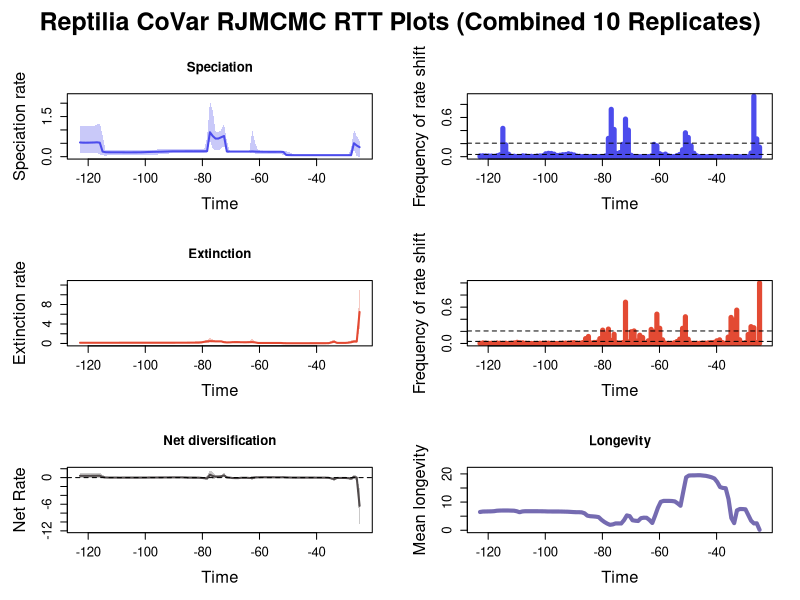

R code for this plot:


pdf(file='C:/Users/SimoesLabAdmin/Documents/BDNN_Arielli/reptilia/mcmc_predictors/B_covar/B_covar_rep_RTT_plots.pdf',width=10, height=15)
par(mfrow=c(3,2), 
    oma=c(0,0,3,0),     # Increased top outer margin from 2 to 3
    mar=c(5,5,4,2)+0.1, # Increase plot margins for larger axis labels
    cex.lab=1.5,        # Increase axis label size
    cex.axis=1.2)       # Increase axis tick label size
library(scales)

time=c(-24.947788394999996, -25.936745185,-26.925701974999996,-27.914658765,-28.903615554999995,-29.892572344999998,-30.881529135,-31.870485924999997,-32.859442715,-33.848399504999996,-34.837356295,-35.826313084999995,-36.815269875,-37.804226665,-38.793183455,-39.782140244999994,-40.771097035,-41.760053825,-42.749010614999996,-43.73796740499999,-44.726924194999995,-45.715880985,-46.704837775,-47.693794565,-48.68275135499999,-49.671708145,-50.660664935,-51.649621725,-52.638578515,-53.627535304999995,-54.616492095,-55.605448885,-56.594405675000004,-57.58336246499999,-58.572319255,-59.561276045,-60.550232835,-61.53918962499999,-62.528146414999995,-63.517103205,-64.506059995,-65.495016785,-66.483973575,-67.472930365,-68.461887155,-69.450843945,-70.43980073499999,-71.428757525,-72.417714315,-73.406671105,-74.395627895,-75.384584685,-76.373541475,-77.362498265,-78.351455055,-79.340411845,-80.329368635,-81.318325425,-82.307282215,-83.296239005,-84.28519579499999,-85.274152585,-86.263109375,-87.252066165,-88.241022955,-89.22997974500001,-90.218936535,-91.207893325,-92.196850115,-93.185806905,-94.174763695,-95.163720485,-96.152677275,-97.141634065,-98.13059085500001,-99.119547645,-100.108504435,-101.097461225,-102.086418015,-103.075374805,-104.064331595,-105.053288385,-106.042245175,-107.03120196500001,-108.020158755,-109.009115545,-109.998072335,-110.987029125,-111.97598591500001,-112.964942705,-113.953899495,-114.942856285,-115.93181307500001,-116.920769865,-117.909726655,-118.898683445,-119.887640235,-120.87659702500001,-121.865553815,-122.854510605)
rate=c(0.35438345478310795, 0.41646084280528944,0.5017864811990584,0.05641253087327537,0.05605283610542913,0.05605283610542913,0.05605283610542913,0.05605283610542913,0.05605283610542913,0.056044333561535827,0.056044333561535827,0.056044333561535827,0.056044333561535827,0.056044333561535827,0.056044333561535827,0.056044333561535827,0.056044333561535827,0.056044333561535827,0.056044333561535827,0.05605283610542913,0.05605283610542913,0.05605283610542913,0.05605283610542913,0.05605667249493536,0.05644813443762313,0.058419287221291964,0.06380623066209126,0.17570138756303194,0.1831116129836988,0.1824770782802587,0.18175449415258382,0.18175449415258382,0.18179367728273627,0.1824770782802587,0.18359630233438295,0.1849049655566166,0.1865228323474596,0.18944103561293513,0.19595026055189999,0.19032331013483506,0.19032331013483506,0.19030685606122616,0.19030685606122616,0.1903499839090751,0.1903499839090751,0.1903499839090751,0.1903499839090751,0.1942496279367476,0.7722452789023566,0.7261632842531578,0.6782453792021617,0.6757862702819096,0.770931497154913,0.9130573868282834,0.20684276684285827,0.20157878778131766,0.20150566830320538,0.20150566830320538,0.20150566830320538,0.20127740043245226,0.2019981608635643,0.20157878778131766,0.20127740043245226,0.20127740043245226,0.20127740043245226,0.20097300578159277,0.20046195282792667,0.1973568227057378,0.19337257859529855,0.19031694739616956,0.18678897780712111,0.18465482509989395,0.18259703557925777,0.18057791681756574,0.17701957005800872,0.17366268162676896,0.16856788693340907,0.16455178727779063,0.16288459889379237,0.1618914755830877,0.1616040173376465,0.16127486338301236,0.16127486338301236,0.16127486338301236,0.16212026941480562,0.16311329079637066,0.1632625580740602,0.1632625580740602,0.16387454911435653,0.16410191749245634,0.16728395547682878,0.18902946407887244,0.523039157027096,0.5364181630186392,0.5299816635383843,0.5273003327061271,0.5235608251672149,0.523039157027096,0.5235608251672149,0.5311731909524942)
minHPD=c(0.0032858974427394513, 0.009084228422189998,0.265409714829988,0.03892121422523829,0.04589718750541407,0.04589718750541407,0.04589718750541407,0.04589718750541407,0.04589718750541407,0.045198480005785094,0.045198480005785094,0.04529018692695921,0.04529018692695921,0.04529018692695921,0.04529018692695921,0.04529018692695921,0.04529018692695921,0.04529018692695921,0.04529018692695921,0.04529018692695921,0.04529018692695921,0.04529018692695921,0.04529018692695921,0.045198480005785094,0.039503529176050704,0.04437646727974333,0.04600610822727924,0.05116553081541222,0.10198305280822773,0.11259714383431975,0.11259714383431975,0.11259714383431975,0.11259714383431975,0.11378815150420668,0.11825108407544117,0.11409657284860182,0.11091101492123406,0.11480994850882595,0.14759956817331124,0.16049679892498084,0.16049679892498084,0.16012874452603976,0.16012874452603976,0.16049679892498084,0.16049679892498084,0.16049679892498084,0.16012874452603976,0.14759956817331124,0.41298943752302425,0.30084971624841694,0.24145159194602991,0.24145159194602991,0.2853842457539174,0.6244337691626327,0.12928626763695963,0.13893737195449982,0.13893737195449982,0.13893737195449982,0.13893737195449982,0.13893737195449982,0.13893737195449982,0.13893737195449982,0.13893737195449982,0.1384295658722028,0.1384295658722028,0.1372252185066352,0.1384295658722028,0.12928626763695963,0.10708867356022202,0.08801712229495276,0.08539999717323196,0.08801712229495276,0.07010527590731044,0.060126562802032976,0.060126562802032976,0.060126562802032976,0.060126562802032976,0.060126562802032976,0.060126562802032976,0.05236067011173581,0.05236067011173581,0.05236067011173581,0.0592781570917436,0.0592781570917436,0.0592781570917436,0.06147584540869917,0.061004302540835866,0.061004302540835866,0.0592781570917436,0.0592781570917436,0.03191236214235307,0.0513856200058673,0.0770207544868937,0.1280920757395401,0.14763121585510755,0.1440773539717156,0.1440773539717156,0.1440773539717156,0.1440773539717156,0.1440773539717156)
maxHPD=c(0.5733807907124188, 0.7697904172869261,1.011420411486347,0.2829228799398294,0.06964349873465218,0.06964349873465218,0.06964349873465218,0.06964349873465218,0.06964349873465218,0.06890304047385064,0.06890304047385064,0.06890304047385064,0.06890304047385064,0.06890304047385064,0.06890304047385064,0.06890304047385064,0.06890304047385064,0.06890304047385064,0.06890304047385064,0.06890304047385064,0.06890304047385064,0.06890304047385064,0.06890304047385064,0.06964349873465218,0.11411576187492437,0.18436104879166357,0.1953376196092192,0.21626819299466338,0.22757396182787049,0.2232803771548409,0.2232803771548409,0.2232803771548409,0.2232803771548409,0.2232803771548409,0.22716008539547805,0.2257238742768763,0.2403623606306336,0.5257934133268014,0.9875691536687982,0.22837948979968126,0.22837948979968126,0.22757396182787049,0.22757396182787049,0.22837948979968126,0.22837948979968126,0.22837948979968126,0.23091642937953624,0.5761390712661218,1.2225326522731577,0.9997786612298885,0.9153441797150165,0.9262795904869856,1.7292489628545449,2.058150346441137,0.7095128964446421,0.286682840039864,0.286682840039864,0.286682840039864,0.286682840039864,0.286682840039864,0.28702509439541896,0.28702509439541896,0.28702509439541896,0.28702509439541896,0.28702509439541896,0.28702509439541896,0.2912417924367152,0.29861348178429437,0.28659450647193185,0.27574475730293607,0.2769521484541187,0.2769521484541187,0.26222159488482594,0.24859937875850913,0.24438843528051513,0.24319445884655935,0.23880473465431915,0.23832405847838184,0.23880473465431915,0.23093554489504578,0.23093554489504578,0.23093554489504578,0.23588970647027532,0.23588970647027532,0.23093554489504578,0.23093554489504578,0.23081406373994232,0.2317548093577608,0.23242689905845912,0.2348996689610432,0.2613717666738255,0.8051295129802226,1.2440893017574923,1.2021998100103886,1.1586912110127046,1.1426423450058305,1.14074552614495,1.1284598212176582,1.14074552614495,1.1426423450058305)
remove_na = !is.na(rate)
time = time[remove_na]
plot(time,time,type = 'n', ylim = c(0, 2.263965381085251), xlim = c(-123.348989,-24.45331), ylab = 'Speciation rate', xlab = 'Time',main='Speciation' )
polygon(c(time, rev(time)), c(maxHPD[remove_na], rev(minHPD[remove_na])), col = alpha('#4c4cec',0.3), border = NA)
lines(time,rate[remove_na], col = '#4c4cec', lwd=2)
mtext("Reptilia CoVar RJMCMC RTT Plots (Combined 10 Replicates)", outer = TRUE, line = 0.5, cex = 1.5, font = 2)
mids=c(-24.952783126262624, -25.951729378787874,-26.950675631313132,-27.949621883838383,-28.948568136363633,-29.947514388888884,-30.94646064141414,-31.945406893939392,-32.94435314646464,-33.94329939898989,-34.94224565151515,-35.9411919040404,-36.94013815656565,-37.9390844090909,-38.93803066161615,-39.93697691414141,-40.93592316666666,-41.93486941919191,-42.93381567171717,-43.93276192424242,-44.93170817676767,-45.93065442929293,-46.92960068181817,-47.92854693434343,-48.92749318686868,-49.92643943939393,-50.92538569191919,-51.92433194444444,-52.92327819696969,-53.92222444949495,-54.92117070202019,-55.92011695454545,-56.91906320707071,-57.91800945959595,-58.91695571212121,-59.915901964646466,-60.91484821717171,-61.91379446969697,-62.91274072222221,-63.91168697474747,-64.91063322727273,-65.90957947979797,-66.90852573232323,-67.90747198484848,-68.90641823737373,-69.90536448989899,-70.90431074242423,-71.90325699494949,-72.90220324747474,-73.90114949999999,-74.90009575252525,-75.8990420050505,-76.89798825757575,-77.896934510101,-78.89588076262626,-79.8948270151515,-80.89377326767676,-81.89271952020201,-82.89166577272726,-83.89061202525252,-84.88955827777777,-85.88850453030302,-86.88745078282828,-87.88639703535353,-88.88534328787878,-89.88428954040404,-90.88323579292928,-91.88218204545454,-92.8811282979798,-93.88007455050504,-94.8790208030303,-95.87796705555556,-96.8769133080808,-97.87585956060606,-98.8748058131313,-99.87375206565656,-100.87269831818182,-101.87164457070706,-102.87059082323232,-103.86953707575758,-104.86848332828282,-105.86742958080808,-106.86637583333334,-107.86532208585858,-108.86426833838384,-109.86321459090908,-110.86216084343434,-111.8611070959596,-112.86005334848484,-113.8589996010101,-114.85794585353536,-115.8568921060606,-116.85583835858586,-117.8547846111111,-118.85373086363636,-119.85267711616162,-120.85162336868686,-121.85056962121212,-122.84951587373737)
counts=c(0.14555555555555555, 0.2722222222222222,0.9266666666666666,0.05555555555555555,0.0,0.0,0.0,0.0,0.0011111111111111111,0.0,0.0011111111111111111,0.0,0.0,0.0011111111111111111,0.0,0.0,0.0,0.0,0.0011111111111111111,0.0,0.0,0.0011111111111111111,0.013333333333333334,0.052222222222222225,0.16444444444444445,0.29444444444444445,0.3655555555555556,0.10555555555555556,0.034444444444444444,0.014444444444444444,0.0011111111111111111,0.0033333333333333335,0.012222222222222223,0.03888888888888889,0.02666666666666667,0.04555555555555556,0.16555555555555557,0.18777777777777777,0.011111111111111112,0.0011111111111111111,0.0011111111111111111,0.0011111111111111111,0.0,0.0,0.0022222222222222222,0.021111111111111112,0.4066666666666667,0.5755555555555556,0.18888888888888888,0.06222222222222222,0.04888888888888889,0.4166666666666667,0.7244444444444444,0.28,0.012222222222222223,0.0,0.0022222222222222222,0.0011111111111111111,0.0022222222222222222,0.0022222222222222222,0.0022222222222222222,0.0044444444444444444,0.0011111111111111111,0.0044444444444444444,0.006666666666666667,0.025555555555555557,0.03666666666666667,0.044444444444444446,0.03222222222222222,0.03,0.022222222222222223,0.017777777777777778,0.03777777777777778,0.04888888888888889,0.051111111111111114,0.043333333333333335,0.013333333333333334,0.011111111111111112,0.008888888888888889,0.0022222222222222222,0.005555555555555556,0.0022222222222222222,0.01,0.012222222222222223,0.0011111111111111111,0.0022222222222222222,0.006666666666666667,0.0044444444444444444,0.03777777777777778,0.1811111111111111,0.43333333333333335,0.028888888888888888,0.014444444444444444,0.0044444444444444444,0.008888888888888889,0.01,0.011111111111111112,0.013333333333333334,0.012222222222222223)
plot(mids,counts,type = 'h', xlim = c(-123.348989,-24.45331), ylim=c(0,0.9266666666666666), ylab = 'Frequency of rate shift', xlab = 'Time',lwd=5,col='#4c4cec')
bf2 = 0.03403432998103777
bf6 = 0.20656465802041962
abline(h=bf2, lty=2)
abline(h=bf6, lty=2)

time=c(-24.947788394999996, -25.936745185,-26.925701974999996,-27.914658765,-28.903615554999995,-29.892572344999998,-30.881529135,-31.870485924999997,-32.859442715,-33.848399504999996,-34.837356295,-35.826313084999995,-36.815269875,-37.804226665,-38.793183455,-39.782140244999994,-40.771097035,-41.760053825,-42.749010614999996,-43.73796740499999,-44.726924194999995,-45.715880985,-46.704837775,-47.693794565,-48.68275135499999,-49.671708145,-50.660664935,-51.649621725,-52.638578515,-53.627535304999995,-54.616492095,-55.605448885,-56.594405675000004,-57.58336246499999,-58.572319255,-59.561276045,-60.550232835,-61.53918962499999,-62.528146414999995,-63.517103205,-64.506059995,-65.495016785,-66.483973575,-67.472930365,-68.461887155,-69.450843945,-70.43980073499999,-71.428757525,-72.417714315,-73.406671105,-74.395627895,-75.384584685,-76.373541475,-77.362498265,-78.351455055,-79.340411845,-80.329368635,-81.318325425,-82.307282215,-83.296239005,-84.28519579499999,-85.274152585,-86.263109375,-87.252066165,-88.241022955,-89.22997974500001,-90.218936535,-91.207893325,-92.196850115,-93.185806905,-94.174763695,-95.163720485,-96.152677275,-97.141634065,-98.13059085500001,-99.119547645,-100.108504435,-101.097461225,-102.086418015,-103.075374805,-104.064331595,-105.053288385,-106.042245175,-107.03120196500001,-108.020158755,-109.009115545,-109.998072335,-110.987029125,-111.97598591500001,-112.964942705,-113.953899495,-114.942856285,-115.93181307500001,-116.920769865,-117.909726655,-118.898683445,-119.887640235,-120.87659702500001,-121.865553815,-122.854510605)
rate=c(6.462548680783932, 0.4101798861211283,0.41251479678454606,0.24387035935835968,0.15898377269178024,0.11789319614222267,0.11645423012005901,0.11634521645563284,0.12066157478907619,0.37169935124029435,0.20738240109528444,0.059074850055962434,0.05534043308434247,0.05526283146479409,0.0549990023592129,0.05309320498827272,0.0520492022917632,0.05160607824851712,0.05111636333084829,0.050800352311925034,0.050716705042145885,0.0505454537909658,0.050486788275316455,0.0505454537909658,0.0505454537909658,0.0506188315598045,0.05111636333084829,0.06362735857201379,0.10533408695092514,0.10206780623424136,0.09949283568588141,0.0989616124847266,0.09878202271729422,0.09878202271729422,0.09878202271729422,0.09934219499150496,0.10676587082720446,0.22112499366185914,0.2790060671462553,0.26175635972156663,0.24685879499320817,0.24636185119676235,0.25086452968214634,0.273663959511811,0.2724207715888971,0.2677049798102974,0.22505893891623896,0.21217842227694214,0.26374652942869836,0.434021409846746,0.43008456932590844,0.43008456932590844,0.4604041225675065,0.46946555752638935,0.4285563442645869,0.34266435908317716,0.214474975343882,0.1715829872276327,0.1681030069815882,0.16607345044349853,0.1648078777121199,0.16186486547968448,0.15356877326436028,0.15143871398647213,0.15116769653872913,0.15116769653872913,0.15067253747826573,0.14992961270143706,0.1493224172551479,0.1491703576945585,0.1489030734704189,0.1487456911042792,0.14858435532138387,0.14852024275221698,0.1482516949657886,0.1482066847677378,0.14779206183600924,0.14754093644678024,0.14734571711022837,0.1472661970618319,0.1472661970618319,0.1472661970618319,0.1472661970618319,0.1472661970618319,0.1472661970618319,0.14754093644678024,0.14671178250707867,0.1458272700657614,0.14553137903705754,0.1453347189861966,0.1453347189861966,0.14548636140399676,0.14550909876353058,0.14552010750651373,0.1457466892769647,0.14579913741513081,0.1457466892769647,0.1458272700657614,0.14594128882606244,0.1459901661755013)
minHPD=c(3.0973032691855327, 0.1554875843514911,0.1551306830185008,0.05524278058226806,0.04110691204647333,0.03311411997587634,0.03299851506674207,0.03299851506674207,0.01985052594481233,0.09214703219177528,0.03713617561297095,0.03673821342361367,0.03673821342361367,0.034898382642732005,0.0318817449887872,0.029525488930077677,0.029345590515708193,0.030993557231463444,0.0318817449887872,0.032230967264175424,0.03238827248272614,0.0318817449887872,0.0318817449887872,0.03156986447307411,0.03156986447307411,0.03038870568904082,0.02729551441270259,0.029525488930077677,0.050820547684070634,0.05016841363781188,0.052349173549168945,0.05545944746733566,0.05545944746733566,0.05545944746733566,0.05545944746733566,0.05272261297841326,0.05545944746733566,0.05545944746733566,0.12115133775256409,0.06827702797479968,0.074389040413002,0.07190388142577366,0.06347154770411705,0.17625112143823554,0.17994377407471204,0.11472228648383215,0.06498944972920309,0.05928409430188948,0.0526935653238597,0.2304839361781407,0.23637860700441948,0.23637860700441948,0.2304839361781407,0.22673695933543467,0.12150064796265543,0.12741422393404497,0.12150064796265543,0.11474173465309025,0.11543163913254058,0.1100798856266341,0.11358762079697765,0.10745746949828543,0.09668238070620981,0.09668238070620981,0.09668238070620981,0.09668238070620981,0.0966019598875009,0.0966019598875009,0.09153195907391487,0.09400308348837863,0.09400308348837863,0.0966019598875009,0.0966019598875009,0.0966019598875009,0.0966019598875009,0.0966019598875009,0.0966019598875009,0.09723251674067748,0.0966019598875009,0.0966019598875009,0.0966019598875009,0.0966019598875009,0.0966019598875009,0.0966019598875009,0.0966019598875009,0.09097563741533762,0.0925189317297032,0.08780393603156823,0.08742488141511612,0.08464176305447599,0.08464176305447599,0.08464176305447599,0.08432004949939387,0.08432004949939387,0.07371686816366858,0.0721007486548869,0.062184489044197135,0.062184489044197135,0.062184489044197135,0.05108814839796828)
maxHPD=c(11.299991798618674, 0.7060965994018205,0.7094164748122501,0.5955136726327254,0.4504738672848236,0.25984692862320885,0.2592155296065752,0.2592155296065752,0.26771305136929835,0.770233239112583,0.5139786494969315,0.2237080251146768,0.16047483354066602,0.157075117113799,0.1400269912080844,0.10908332187176516,0.07730874347648586,0.07583602673547182,0.07524717919012577,0.07495371587105695,0.07495371587105695,0.07495371587105695,0.07495371587105695,0.07524717919012577,0.07552176343235996,0.07495371587105695,0.08025655769366624,0.12662351112282394,0.24192627805368444,0.1717406026520028,0.14019038619713048,0.13902047056489392,0.13819298807416158,0.13819298807416158,0.13839229112285117,0.1472867254071199,0.2751866357583287,0.3068119932097128,0.963591282937176,0.5911489008329478,0.32030046728793315,0.31564835055839746,0.32030046728793315,0.5112507812918612,0.5096515401118075,0.4540281327810999,0.3022759519398053,0.30086153461094317,0.5311885078033377,0.5770904856218274,0.5770904856218274,0.5770904856218274,0.9008153760591663,1.1224995977188092,0.732806091444552,0.5596366309656102,0.5255184541695104,0.42107672338571345,0.40724422070535204,0.39605143296312867,0.39605143296312867,0.38555833676743173,0.27742536966749703,0.24342920374579513,0.23648307516659148,0.23557225058963321,0.23114877496962702,0.22143281581026075,0.20797688823651042,0.2069837282027177,0.20141615880152633,0.20118621568911807,0.20118621568911807,0.20118621568911807,0.20118621568911807,0.20141615880152633,0.20060252473763251,0.20060252473763251,0.20060252473763251,0.20036702514277435,0.20036702514277435,0.20036702514277435,0.20036702514277435,0.20036702514277435,0.20141615880152633,0.20141615880152633,0.20141615880152633,0.20060252473763251,0.20060252473763251,0.20060252473763251,0.20060252473763251,0.20060252473763251,0.20141615880152633,0.20725536690827986,0.20725536690827986,0.2069837282027177,0.20060252473763251,0.20118621568911807,0.20060252473763251,0.20141615880152633)
remove_na = !is.na(rate)
time = time[remove_na]
plot(time,time,type = 'n', ylim = c(0, 12.429990978480543), xlim = c(-123.348989,-24.45331), ylab = 'Extinction rate', xlab = 'Time',main='Extinction' )
polygon(c(time, rev(time)), c(maxHPD[remove_na], rev(minHPD[remove_na])), col = alpha('#e34a33',0.3), border = NA)
lines(time,rate[remove_na], col = '#e34a33', lwd=2)
mids=c(-24.952783126262624, -25.951729378787874,-26.950675631313132,-27.949621883838383,-28.948568136363633,-29.947514388888884,-30.94646064141414,-31.945406893939392,-32.94435314646464,-33.94329939898989,-34.94224565151515,-35.9411919040404,-36.94013815656565,-37.9390844090909,-38.93803066161615,-39.93697691414141,-40.93592316666666,-41.93486941919191,-42.93381567171717,-43.93276192424242,-44.93170817676767,-45.93065442929293,-46.92960068181817,-47.92854693434343,-48.92749318686868,-49.92643943939393,-50.92538569191919,-51.92433194444444,-52.92327819696969,-53.92222444949495,-54.92117070202019,-55.92011695454545,-56.91906320707071,-57.91800945959595,-58.91695571212121,-59.915901964646466,-60.91484821717171,-61.91379446969697,-62.91274072222221,-63.91168697474747,-64.91063322727273,-65.90957947979797,-66.90852573232323,-67.90747198484848,-68.90641823737373,-69.90536448989899,-70.90431074242423,-71.90325699494949,-72.90220324747474,-73.90114949999999,-74.90009575252525,-75.8990420050505,-76.89798825757575,-77.896934510101,-78.89588076262626,-79.8948270151515,-80.89377326767676,-81.89271952020201,-82.89166577272726,-83.89061202525252,-84.88955827777777,-85.88850453030302,-86.88745078282828,-87.88639703535353,-88.88534328787878,-89.88428954040404,-90.88323579292928,-91.88218204545454,-92.8811282979798,-93.88007455050504,-94.8790208030303,-95.87796705555556,-96.8769133080808,-97.87585956060606,-98.8748058131313,-99.87375206565656,-100.87269831818182,-101.87164457070706,-102.87059082323232,-103.86953707575758,-104.86848332828282,-105.86742958080808,-106.86637583333334,-107.86532208585858,-108.86426833838384,-109.86321459090908,-110.86216084343434,-111.8611070959596,-112.86005334848484,-113.8589996010101,-114.85794585353536,-115.8568921060606,-116.85583835858586,-117.8547846111111,-118.85373086363636,-119.85267711616162,-120.85162336868686,-121.85056962121212,-122.84951587373737)
counts=c(1.0, 0.014444444444444444,0.26,0.2777777777777778,0.14888888888888888,0.013333333333333334,0.0044444444444444444,0.06111111111111111,0.5511111111111111,0.3877777777777778,0.43,0.10555555555555556,0.0022222222222222222,0.014444444444444444,0.06,0.043333333333333335,0.016666666666666666,0.013333333333333334,0.01,0.005555555555555556,0.006666666666666667,0.0022222222222222222,0.0033333333333333335,0.0011111111111111111,0.0044444444444444444,0.06888888888888889,0.4411111111111111,0.25,0.07111111111111111,0.03111111111111111,0.01,0.0022222222222222222,0.0022222222222222222,0.005555555555555556,0.06,0.2511111111111111,0.48444444444444446,0.19555555555555557,0.23222222222222222,0.044444444444444446,0.0077777777777777776,0.09888888888888889,0.13555555555555557,0.04111111111111111,0.20666666666666667,0.19333333333333333,0.025555555555555557,0.6822222222222222,0.014444444444444444,0.006666666666666667,0.013333333333333334,0.15222222222222223,0.05,0.23777777777777778,0.15555555555555556,0.22,0.08,0.021111111111111112,0.016666666666666666,0.0077777777777777776,0.11555555555555555,0.08,0.014444444444444444,0.005555555555555556,0.005555555555555556,0.013333333333333334,0.012222222222222223,0.005555555555555556,0.006666666666666667,0.005555555555555556,0.0022222222222222222,0.0,0.0022222222222222222,0.0022222222222222222,0.005555555555555556,0.006666666666666667,0.0044444444444444444,0.0033333333333333335,0.0011111111111111111,0.0011111111111111111,0.0,0.0,0.0033333333333333335,0.01,0.011111111111111112,0.01888888888888889,0.008888888888888889,0.0044444444444444444,0.0011111111111111111,0.0044444444444444444,0.0022222222222222222,0.0044444444444444444,0.0077777777777777776,0.0022222222222222222,0.0033333333333333335,0.0022222222222222222,0.005555555555555556,0.008888888888888889,0.0022222222222222222)
plot(mids,counts,type = 'h', xlim = c(-123.348989,-24.45331), ylim=c(0,1.0), ylab = 'Frequency of rate shift', xlab = 'Time',lwd=5,col='#e34a33')
abline(h=bf2, lty=2)
abline(h=bf6, lty=2)
#Net Diversification Rate
time=c(-24.947788394999996, -25.936745185,-26.925701974999996,-27.914658765,-28.903615554999995,-29.892572344999998,-30.881529135,-31.870485924999997,-32.859442715,-33.848399504999996,-34.837356295,-35.826313084999995,-36.815269875,-37.804226665,-38.793183455,-39.782140244999994,-40.771097035,-41.760053825,-42.749010614999996,-43.73796740499999,-44.726924194999995,-45.715880985,-46.704837775,-47.693794565,-48.68275135499999,-49.671708145,-50.660664935,-51.649621725,-52.638578515,-53.627535304999995,-54.616492095,-55.605448885,-56.594405675000004,-57.58336246499999,-58.572319255,-59.561276045,-60.550232835,-61.53918962499999,-62.528146414999995,-63.517103205,-64.506059995,-65.495016785,-66.483973575,-67.472930365,-68.461887155,-69.450843945,-70.43980073499999,-71.428757525,-72.417714315,-73.406671105,-74.395627895,-75.384584685,-76.373541475,-77.362498265,-78.351455055,-79.340411845,-80.329368635,-81.318325425,-82.307282215,-83.296239005,-84.28519579499999,-85.274152585,-86.263109375,-87.252066165,-88.241022955,-89.22997974500001,-90.218936535,-91.207893325,-92.196850115,-93.185806905,-94.174763695,-95.163720485,-96.152677275,-97.141634065,-98.13059085500001,-99.119547645,-100.108504435,-101.097461225,-102.086418015,-103.075374805,-104.064331595,-105.053288385,-106.042245175,-107.03120196500001,-108.020158755,-109.009115545,-109.998072335,-110.987029125,-111.97598591500001,-112.964942705,-113.953899495,-114.942856285,-115.93181307500001,-116.920769865,-117.909726655,-118.898683445,-119.887640235,-120.87659702500001,-121.865553815,-122.854510605)
net_rate=c(-6.357698664624905, -0.007595803868066074,0.1670902211703352,-0.22275697322782023,-0.12824984703908043,-0.07824025324069168,-0.07669061339595197,-0.07639486251323413,-0.08539645388222479,-0.3377173096869663,-0.17426779118892027,-0.034021020102518215,-0.010809100279656222,-0.010381383247179162,-0.008970197639229323,-0.002150629909515364,0.0017949116950020073,0.0030169080993207023,0.003816775073905618,0.00444393441336488,0.0047151951847576356,0.005015157809338472,0.005016851556579734,0.005545751096232839,0.01066279651528117,0.024432898032621716,0.04985175737313474,0.08686822616940555,0.06547506277588108,0.07109759383574586,0.07569518769630729,0.0770545998740985,0.07757660695910236,0.07872182542749122,0.08105216772996056,0.08131277651542823,0.06470087931471408,0.029646032210322408,-0.07362446819130941,-0.0821470359472221,-0.033337032571337744,-0.03159204123465305,-0.04036906079377758,-0.1106094432185796,-0.1033006984384301,-0.08950024374155693,-0.005603102845553641,0.04809504355356355,0.5142589831721361,0.2845587599096317,0.21937336113145509,0.21560776714190233,0.3619087103021543,0.6493570874608866,-0.1690489719261791,-0.12838307663479404,-0.06066757609713799,-0.0060346595290258695,0.0011625668655471833,0.004990562899826988,0.008244444334266904,0.015550321935145852,0.042118656835272564,0.0509057856907778,0.05211757111592347,0.05261789777583349,0.052770143340835116,0.04850882205349987,0.043851006102428744,0.03884639405116139,0.03455072263326589,0.03194127179782261,0.029215664435622665,0.027084313780114593,0.02203026757942376,0.015067948127073346,0.009553623917205796,0.0053474338372136955,0.004029560554352356,0.0026777661908384412,0.0024912084708337326,0.002289922418379879,0.002717807024510927,0.002677596731784597,0.002629077839569258,-0.002353301175014145,0.006050403332548584,0.010616419859835741,0.012085721702348949,0.013646041082977128,0.026097801388405593,0.1447378510859955,0.42382805834257653,0.4240732274664293,0.410557360381045,0.4074006933116462,0.40231465114743314,0.3999171612561765,0.40155279227113133,0.4083340644570916)
net_minHPD=c(-10.788701499018732, -0.5745518660502668,-0.2877686419740365,-0.5941391188205313,-0.3902601500699367,-0.20652015277211688,-0.20066381545220485,-0.20066381545220485,-0.21650174479874723,-0.7197918784466403,-0.4587948774536013,-0.16731778665381064,-0.09633048128656521,-0.09633048128656521,-0.08171057408075252,-0.05145115391887414,-0.026050947924306553,-0.022887045108904096,-0.01963868508386745,-0.01986445029950988,-0.01986445029950988,-0.01986445029950988,-0.01986445029950988,-0.01986445029950988,-0.02602831315065826,-0.021393685527187442,-0.023777648084258293,-0.04292421939342379,-0.10365004949585083,-0.0366890081807274,0.00866399096779441,0.00866399096779441,0.008828289742659257,0.0188605318404646,0.02006152748701219,0.008828289742659257,-0.10798121242788672,-0.1845207406378718,-0.47881063318823935,-0.38915579844469705,-0.1310742249965146,-0.1310742249965146,-0.1368443570203142,-0.3223026379417807,-0.31808467521830064,-0.2831922238517347,-0.1254707254377552,-0.1221775275304359,0.13322022072509854,-0.13177304985165988,-0.17309614049330002,-0.1822395191916107,-0.296461880652791,0.06080628581076619,-0.6941185790068838,-0.39041302415109125,-0.3512076740427303,-0.22992593943755246,-0.20918108556889767,-0.20259022048779765,-0.20918108556889767,-0.2017027252658253,-0.08279520817092961,-0.04116803703369634,-0.037835459822765455,-0.040185413267272346,-0.043554364325317396,-0.045952158938774246,-0.04948165746621731,-0.06341339697310829,-0.09892154729727062,-0.09526060350179204,-0.09191017798909716,-0.09191017798909716,-0.09191017798909716,-0.10270497104965903,-0.10812972486204557,-0.10791543168620596,-0.10812972486204557,-0.10973080553757926,-0.10973080553757926,-0.10973080553757926,-0.10812972486204557,-0.10812972486204557,-0.10230774472024487,-0.10230774472024487,-0.09935677988916591,-0.09935677988916591,-0.09935677988916591,-0.09892154729727062,-0.1275975648780568,-0.12070663362864656,-0.06310927287041132,-0.02701773256299439,-0.0315179724635411,-0.0315179724635411,-0.0315179724635411,-0.0315179724635411,-0.02701773256299439,-0.0315179724635411)
net_maxHPD=c(-2.4243586918705127, 0.4248118388439022,0.6595493761961844,0.08698992664457655,0.02436145537431491,0.02245446921867246,0.026960807125481448,0.026960807125481448,0.032062211977714666,-0.03512914072471163,0.017423502098547317,0.024849851161991177,0.029645977210530056,0.025362341857052682,0.031075459425524782,0.031075459425524782,0.029073266419453264,0.029073266419453264,0.031075459425524782,0.028752233820488658,0.028403512839305665,0.028403512839305665,0.028403512839305665,0.031075459425524782,0.06260966922119247,0.1395211782251814,0.153461518649188,0.17566998487022095,0.15108374795608184,0.15108374795608184,0.14807651370055508,0.1422419705224799,0.14181752763777514,0.14915435170275354,0.14915435170275354,0.15256979483909813,0.15146008798662153,0.48580741587030246,0.3682961824119566,0.1294004897116474,0.12794906131192157,0.12773295768954046,0.13726943547161619,0.017236537196512663,0.017236537196512663,0.05487523374603695,0.12907744856534767,0.3256103467522631,1.0491944255849077,0.6525286901667786,0.5381913829075036,0.5475522349715127,1.3480575013983032,1.6135532641655397,0.34161215148487273,0.11189985681239867,0.12240677111367204,0.13315792575361607,0.13315792575361607,0.13545563947742342,0.13545563947742342,0.14207577384002973,0.16328982607685621,0.16328982607685621,0.16180752155187297,0.16180752155187297,0.16180752155187297,0.16454481087978073,0.16169813559064963,0.15685617380329447,0.12293567251430279,0.12167706469608788,0.1262251248511197,0.12397319314442017,0.12293567251430279,0.12397319314442017,0.11269109825393807,0.11041398942994687,0.11041398942994687,0.11041398942994687,0.11041398942994687,0.11041398942994687,0.11041398942994687,0.11041398942994687,0.11269109825393807,0.11694838674295652,0.11269109825393807,0.11634128603330929,0.1203144783485849,0.1232406405036123,0.15744343598891963,0.6607267250623733,1.1067979835547388,1.0732119828710367,1.019325745329663,1.0097194449468798,1.0047864469837062,1.0097194449468798,1.019325745329663,1.0498371644242794)
remove_na = !is.na(net_rate)
time = time[remove_na]
plot(time,time,type = 'n', ylim = c(-11.867571648920606, 1.7749085905820938), xlim = c(-123.348989,-24.45331), ylab = 'Net Rate', xlab = 'Time',lwd=2, main='Net diversification', col= '#504A4B' )
polygon(c(time, rev(time)), c(net_maxHPD[remove_na], rev(net_minHPD[remove_na])), col = alpha('#504A4B',0.3), border = NA)
lines(time,net_rate[remove_na], col = '#504A4B', lwd=2)
abline(h=0,lty=2)


time=c(-24.947788394999996, -25.936745185,-26.925701974999996,-27.914658765,-28.903615554999995,-29.892572344999998,-30.881529135,-31.870485924999997,-32.859442715,-33.848399504999996,-34.837356295,-35.826313084999995,-36.815269875,-37.804226665,-38.793183455,-39.782140244999994,-40.771097035,-41.760053825,-42.749010614999996,-43.73796740499999,-44.726924194999995,-45.715880985,-46.704837775,-47.693794565,-48.68275135499999,-49.671708145,-50.660664935,-51.649621725,-52.638578515,-53.627535304999995,-54.616492095,-55.605448885,-56.594405675000004,-57.58336246499999,-58.572319255,-59.561276045,-60.550232835,-61.53918962499999,-62.528146414999995,-63.517103205,-64.506059995,-65.495016785,-66.483973575,-67.472930365,-68.461887155,-69.450843945,-70.43980073499999,-71.428757525,-72.417714315,-73.406671105,-74.395627895,-75.384584685,-76.373541475,-77.362498265,-78.351455055,-79.340411845,-80.329368635,-81.318325425,-82.307282215,-83.296239005,-84.28519579499999,-85.274152585,-86.263109375,-87.252066165,-88.241022955,-89.22997974500001,-90.218936535,-91.207893325,-92.196850115,-93.185806905,-94.174763695,-95.163720485,-96.152677275,-97.141634065,-98.13059085500001,-99.119547645,-100.108504435,-101.097461225,-102.086418015,-103.075374805,-104.064331595,-105.053288385,-106.042245175,-107.03120196500001,-108.020158755,-109.009115545,-109.998072335,-110.987029125,-111.97598591500001,-112.964942705,-113.953899495,-114.942856285,-115.93181307500001,-116.920769865,-117.909726655,-118.898683445,-119.887640235,-120.87659702500001,-121.865553815,-122.854510605)
rate=c(0.14988040363064278, 2.468419999727145,2.4312337417499443,3.383632210375446,5.420102420024395,7.435565352917103,7.522239974416224,7.5390120832968,7.059905001149815,2.5384048669561086,4.338419819564981,11.081467842030875,14.918952872147829,15.014763432696371,15.340138103319324,17.132413136695828,18.374465423093714,18.796513515969586,19.083427319128525,19.309988313056035,19.41166744875892,19.5253592167155,19.5260049616807,19.487256246558303,19.476618515896067,19.434680247443723,18.785174159006083,13.816501303522793,8.701404296363684,9.52870271545059,10.232365006501272,10.378772564380604,10.422207938533324,10.424671534070876,10.42094078222919,10.078425549822319,7.987923358172608,5.187929810106308,2.589174586022299,3.6386528478727955,4.42444626351471,4.461213784729477,4.292942368241999,3.2975032096671515,3.378937666455977,3.544207151319018,5.01611603879627,5.266308850119561,3.5951314652760633,2.403474750041991,2.426255548313667,2.4262798298446056,2.0761496866157647,1.9309182303508692,2.3798802846017915,2.9703021275010064,3.7193415879921568,4.669208858571677,4.831853251343292,4.924194439301544,4.9930121075153355,5.185286424997364,6.026167827033345,6.3609046782947525,6.410315722527429,6.413736005715449,6.45953677972301,6.523518194337089,6.582241232214488,6.607016370299569,6.635389749473169,6.653068550466348,6.654787376473656,6.656164569408905,6.666168839987734,6.669428426963786,6.710227451722714,6.731670447858222,6.740521391741854,6.754563038131946,6.757008907864293,6.757008907864293,6.757008907864293,6.757008907864293,6.679207518505247,6.4001987087232095,6.755277603462853,6.9455624066060055,6.974090419477016,7.010673894311237,7.010673894311237,7.0101333611563925,6.989306497026928,6.936500162018146,6.776370229807684,6.711837563263179,6.6931693268715575,6.665822882284647,6.648479501189303,6.484737653613785)
minHPD=c(0.14988040363064278, 2.468419999727145,2.4312337417499443,3.383632210375446,5.420102420024395,7.435565352917103,7.522239974416224,7.5390120832968,7.059905001149815,2.5384048669561086,4.338419819564981,11.081467842030875,14.918952872147829,15.014763432696371,15.340138103319324,17.132413136695828,18.374465423093714,18.796513515969586,19.083427319128525,19.309988313056035,19.41166744875892,19.5253592167155,19.5260049616807,19.487256246558303,19.476618515896067,19.434680247443723,18.785174159006083,13.816501303522793,8.701404296363684,9.52870271545059,10.232365006501272,10.378772564380604,10.422207938533324,10.424671534070876,10.42094078222919,10.078425549822319,7.987923358172608,5.187929810106308,2.589174586022299,3.6386528478727955,4.42444626351471,4.461213784729477,4.292942368241999,3.2975032096671515,3.378937666455977,3.544207151319018,5.01611603879627,5.266308850119561,3.5951314652760633,2.403474750041991,2.426255548313667,2.4262798298446056,2.0761496866157647,1.9309182303508692,2.3798802846017915,2.9703021275010064,3.7193415879921568,4.669208858571677,4.831853251343292,4.924194439301544,4.9930121075153355,5.185286424997364,6.026167827033345,6.3609046782947525,6.410315722527429,6.413736005715449,6.45953677972301,6.523518194337089,6.582241232214488,6.607016370299569,6.635389749473169,6.653068550466348,6.654787376473656,6.656164569408905,6.666168839987734,6.669428426963786,6.710227451722714,6.731670447858222,6.740521391741854,6.754563038131946,6.757008907864293,6.757008907864293,6.757008907864293,6.757008907864293,6.679207518505247,6.4001987087232095,6.755277603462853,6.9455624066060055,6.974090419477016,7.010673894311237,7.010673894311237,7.0101333611563925,6.989306497026928,6.936500162018146,6.776370229807684,6.711837563263179,6.6931693268715575,6.665822882284647,6.648479501189303,6.484737653613785)
maxHPD=c(0.14988040363064278, 2.468419999727145,2.4312337417499443,3.383632210375446,5.420102420024395,7.435565352917103,7.522239974416224,7.5390120832968,7.059905001149815,2.5384048669561086,4.338419819564981,11.081467842030875,14.918952872147829,15.014763432696371,15.340138103319324,17.132413136695828,18.374465423093714,18.796513515969586,19.083427319128525,19.309988313056035,19.41166744875892,19.5253592167155,19.5260049616807,19.487256246558303,19.476618515896067,19.434680247443723,18.785174159006083,13.816501303522793,8.701404296363684,9.52870271545059,10.232365006501272,10.378772564380604,10.422207938533324,10.424671534070876,10.42094078222919,10.078425549822319,7.987923358172608,5.187929810106308,2.589174586022299,3.6386528478727955,4.42444626351471,4.461213784729477,4.292942368241999,3.2975032096671515,3.378937666455977,3.544207151319018,5.01611603879627,5.266308850119561,3.5951314652760633,2.403474750041991,2.426255548313667,2.4262798298446056,2.0761496866157647,1.9309182303508692,2.3798802846017915,2.9703021275010064,3.7193415879921568,4.669208858571677,4.831853251343292,4.924194439301544,4.9930121075153355,5.185286424997364,6.026167827033345,6.3609046782947525,6.410315722527429,6.413736005715449,6.45953677972301,6.523518194337089,6.582241232214488,6.607016370299569,6.635389749473169,6.653068550466348,6.654787376473656,6.656164569408905,6.666168839987734,6.669428426963786,6.710227451722714,6.731670447858222,6.740521391741854,6.754563038131946,6.757008907864293,6.757008907864293,6.757008907864293,6.757008907864293,6.679207518505247,6.4001987087232095,6.755277603462853,6.9455624066060055,6.974090419477016,7.010673894311237,7.010673894311237,7.0101333611563925,6.989306497026928,6.936500162018146,6.776370229807684,6.711837563263179,6.6931693268715575,6.665822882284647,6.648479501189303,6.484737653613785)
remove_na = !is.na(rate)
time = time[remove_na]
plot(time,time,type = 'n', ylim = c(0, 21.478605457848772), xlim = c(-123.348989,-24.45331), ylab = 'Mean longevity', xlab = 'Time',main='Longevity' )
polygon(c(time, rev(time)), c(maxHPD[remove_na], rev(minHPD[remove_na])), col = alpha('#756bb1',0.3), border = NA)
lines(time,rate[remove_na], col = '#756bb1', lwd=4)

n <- dev.off()